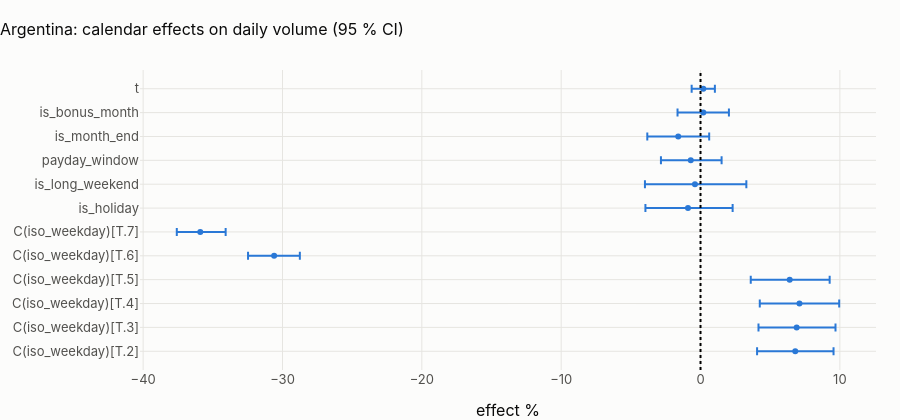

Notebook code for this chart:
### Code cell
eff = coef.reset_index().rename(columns={"index": "term"})
eff["lo %"] = 100 * (np.exp(eff.ci_low) - 1)
eff["hi %"] = 100 * (np.exp(eff.ci_high) - 1)
fig = px.scatter(
    eff,
    x="effect %",
    y="term",
    error_x=eff["hi %"] - eff["effect %"],
    error_x_minus=eff["effect %"] - eff["lo %"],
    title=f"{CTRY.name}: calendar effects on daily volume (95 % CI)",
)
fig.add_vline(x=0, line_dash="dot")
fig.update_layout(height=420, yaxis_title=None)
fig.show()


def says(term: str, label: str) -> str:
    if term not in coef.index:
        return f"{label}: not estimable."
    r = coef.loc[term]
    sig = r.p_value < 0.01
    return f"{label}: **{r['effect %']:+.1f} %** " + (
        "(significant)" if sig else f"(not significant, p = {r.p_value:.2f})"
    )


display(
    Markdown(
        "\n".join(
            [
                "**What the calendar explains in " + CTRY.name + f"** (R² {model.rsquared:.2f}):",
                "* " + says("C(iso_weekday)[T.6]", "Saturday versus Monday"),
                "* " + says("C(iso_weekday)[T.7]", "Sunday versus Monday"),
                "* " + says("is_holiday", "a holiday"),
                "* " + says("payday_window", "the three days after a payday"),
                "* " + says("is_month_end", "month end"),
                "* " + says("is_bonus_month", "bonus month"),
                "* " + says("t", "trend per year"),
            ]
        )
    )
)

### Figure 1 — Plotly figure (JSON) as saved in the notebook; plotly's stock layout.template omitted (floating-point values rounded to 4 significant figures)
{"data": [{"error_x": {"array": [2.746, 2.787, 2.852, 2.867, 1.846, 1.821, 3.204, 3.689, 2.212, 2.222, 1.838, 0.8304], "arrayminus": [2.742, 2.74, 2.848, 2.795, 1.872, 1.685, 3.055, 3.589, 2.14, 2.22, 1.85, 0.8358]}, "hovertemplate": "effect %=%{x}<br>term=%{y}<extra></extra>", "legendgroup": "", "marker": {"color": "#2a78d6", "symbol": "circle"}, "mode": "markers", "name": "", "orientation": "h", "showlegend": false, "type": "scatter", "x": [6.8, 6.9, 7.1, 6.4, -30.6, -35.9, -0.9, -0.4, -0.7, -1.6, 0.2, 0.2], "xaxis": "x", "y": ["C(iso_weekday)[T.2]", "C(iso_weekday)[T.3]", "C(iso_weekday)[T.4]", "C(iso_weekday)[T.5]", "C(iso_weekday)[T.6]", "C(iso_weekday)[T.7]", "is_holiday", "is_long_weekend", "payday_window", "is_month_end", "is_bonus_month", "t"], "yaxis": "y"}], "layout": {"height": 420, "legend": {"tracegroupgap": 0}, "shapes": [{"line": {"dash": "dot"}, "type": "line", "x0": 0, "x1": 0, "xref": "x", "y0": 0, "y1": 1, "yref": "y domain"}], "title": {"text": "Argentina: calendar effects on daily volume (95 % CI)"}, "xaxis": {"anchor": "y", "domain": [0.0, 1.0], "title": {"text": "effect %"}}, "yaxis": {"anchor": "x", "domain": [0.0, 1.0], "title": {}}}}
